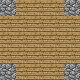

A 2D game scene composited from a Tiled map and its tileset images. What follows is a short description and the map's XML, with every tile layer's data as written:
An orthogonal 5x5 tile map with 16x16 px tiles, 1 tile layer (Ebene 4), 4 hidden layers not drawn.

<map version="1.0" orientation="orthogonal" width="5" height="5" tilewidth="16" tileheight="16">
 <properties>
  <property name="offset" value="-1" />
 </properties>
 <tileset firstgid="1" source="MC Realms.tsx" />
 <layer name="Ebene 0" width="5" height="5" visible="0">
  <data>
   <tile gid="25" />
   <tile gid="25" />
   <tile gid="25" />
   <tile gid="25" />
   <tile gid="25" />
   <tile gid="25" />
   <tile gid="25" />
   <tile gid="25" />
   <tile gid="25" />
   <tile gid="25" />
   <tile gid="25" />
   <tile gid="25" />
   <tile gid="25" />
   <tile gid="25" />
   <tile gid="25" />
   <tile gid="25" />
   <tile gid="25" />
   <tile gid="25" />
   <tile gid="25" />
   <tile gid="25" />
   <tile gid="25" />
   <tile gid="25" />
   <tile gid="25" />
   <tile gid="25" />
   <tile gid="25" />
  </data>
 </layer>
 <layer name="Ebene 1" width="5" height="5" visible="0">
  <data>
   <tile gid="25" />
   <tile gid="25" />
   <tile gid="25" />
   <tile gid="25" />
   <tile gid="25" />
   <tile gid="25" />
   <tile gid="0" />
   <tile gid="0" />
   <tile gid="0" />
   <tile gid="25" />
   <tile gid="25" />
   <tile gid="0" />
   <tile gid="0" />
   <tile gid="0" />
   <tile gid="25" />
   <tile gid="25" />
   <tile gid="0" />
   <tile gid="0" />
   <tile gid="0" />
   <tile gid="25" />
   <tile gid="25" />
   <tile gid="25" />
   <tile gid="146" />
   <tile gid="25" />
   <tile gid="25" />
  </data>
 </layer>
 <layer name="Ebene 2" width="5" height="5" visible="0">
  <data>
   <tile gid="25" />
   <tile gid="25" />
   <tile gid="74" />
   <tile gid="25" />
   <tile gid="25" />
   <tile gid="25" />
   <tile gid="0" />
   <tile gid="0" />
   <tile gid="0" />
   <tile gid="25" />
   <tile gid="74" />
   <tile gid="0" />
   <tile gid="0" />
   <tile gid="0" />
   <tile gid="74" />
   <tile gid="25" />
   <tile gid="0" />
   <tile gid="0" />
   <tile gid="0" />
   <tile gid="25" />
   <tile gid="25" />
   <tile gid="25" />
   <tile gid="0" />
   <tile gid="25" />
   <tile gid="25" />
  </data>
 </layer>
 <layer name="Ebene 3" width="5" height="5" visible="0">
  <data>
   <tile gid="25" />
   <tile gid="25" />
   <tile gid="25" />
   <tile gid="25" />
   <tile gid="25" />
   <tile gid="25" />
   <tile gid="0" />
   <tile gid="0" />
   <tile gid="0" />
   <tile gid="25" />
   <tile gid="25" />
   <tile gid="0" />
   <tile gid="0" />
   <tile gid="0" />
   <tile gid="25" />
   <tile gid="25" />
   <tile gid="69" />
   <tile gid="0" />
   <tile gid="0" />
   <tile gid="25" />
   <tile gid="25" />
   <tile gid="25" />
   <tile gid="25" />
   <tile gid="25" />
   <tile gid="25" />
  </data>
 </layer>
 <layer name="Ebene 4" width="5" height="5">
  <data>
   <tile gid="25" />
   <tile gid="5" />
   <tile gid="5" />
   <tile gid="5" />
   <tile gid="25" />
   <tile gid="5" />
   <tile gid="5" />
   <tile gid="5" />
   <tile gid="5" />
   <tile gid="5" />
   <tile gid="5" />
   <tile gid="5" />
   <tile gid="5" />
   <tile gid="5" />
   <tile gid="5" />
   <tile gid="5" />
   <tile gid="5" />
   <tile gid="5" />
   <tile gid="5" />
   <tile gid="5" />
   <tile gid="25" />
   <tile gid="5" />
   <tile gid="5" />
   <tile gid="5" />
   <tile gid="25" />
  </data>
 </layer>
</map>
